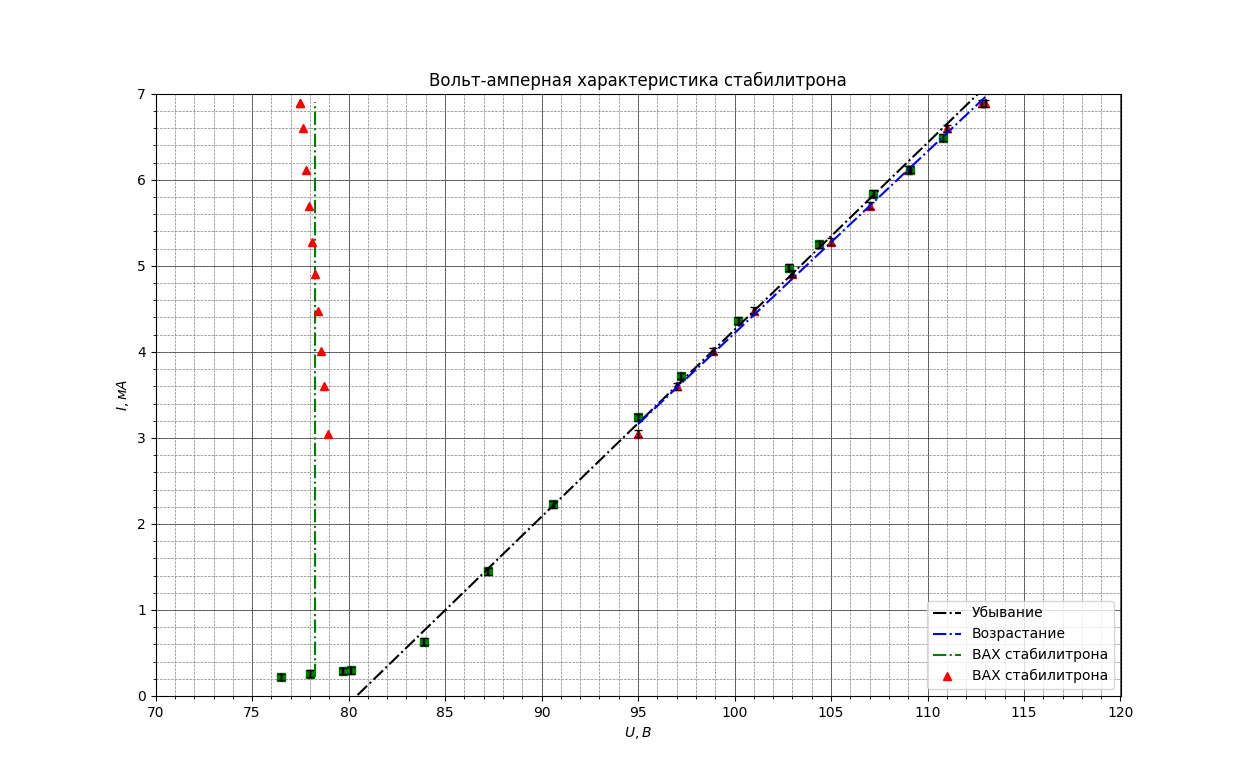

Generate this figure with Python:
import matplotlib.pyplot as plt
import numpy as np
from matplotlib.ticker import MultipleLocator
from scipy import stats

def open_file(path):
    input = open(path, 'r', encoding='utf-8')
    lines = input.readlines()
    lines_ = []
    for i in range(len(lines)):
        if lines[i] != '\n':
            lines_.append(lines[i])
    lines = lines_
    for i in range(len(lines)):
        lines[i] = [float(x) for x in lines[i].split()]
    return lines

ar = open_file("input_vach.txt")

x = [] ; xErr = []; y = []; yErr = [];


for i in range(len(ar)):
    x.append(ar[i ][0])
    xErr.append(ar[i][1])
    y.append(ar[i][2])
    yErr.append(ar[i][3])


x_icrease = x[:11]
x_icrease_err = xErr[:11]
y_icrease = y[:11]
y_icrease_err = yErr[:11]
x_decrease = x[11:]
x_decrease_err = xErr[11:]
y_decrease = y[11:]
y_decrease_err = yErr[11:]


xminorLocator = MultipleLocator(1)
yminorLocator = MultipleLocator(0.2)

xmajorLocator = MultipleLocator(5)
ymajorLocator = MultipleLocator(1)

ax = plt.subplot()


plt.plot(x_icrease, y_icrease, 'r^')
plt.plot(x_decrease, y_decrease, 'gs')
plt.grid(which='major', ls='-', lw=0.5, c='k')
plt.grid(which='minor', ls='--', lw=0.5, c='grey')
plt.errorbar(x, y, xerr=xErr, yerr=yErr, ecolor='k', capsize=3, elinewidth=1, fmt=' ')



slope, intercept, r_value, p_value, std_err = stats.linregress(x_decrease[:11], y_decrease[:11])
print("slope = ", slope, "intercept = ", intercept, '\n')

th_slope = np.linspace(78, 114, 5)

plt.plot(th_slope, th_slope*slope+intercept, 'k', ls='-.', label=u"Убывание")

slope, intercept, r_value, p_value, std_err = stats.linregress(x_icrease, y_icrease)
print("slope = ", slope, "intercept = ", intercept, '\n')
th_slope = np.linspace(95, 114, 5)
plt.plot(th_slope, th_slope*slope+intercept, 'Blue', ls='-.', label=u"Возрастание")

line = np.linspace(0.22, 6.9, 500)
plt.plot([sum((line-intercept)/slope-5.1*line-0.5)/500]*500, line, "green", ls="-.", label=u"ВАХ стабилитрона")

i_st = []
for i in range(len(y_icrease)):
    i_st.append((y_icrease[i]-intercept)/slope-5.1*y_icrease[i])

plt.plot(i_st, y_icrease, "r^", label=u"ВАХ стабилитрона")

ax.xaxis.set_minor_locator(xminorLocator)
ax.yaxis.set_minor_locator(yminorLocator)

ax.xaxis.set_major_locator(xmajorLocator)
ax.yaxis.set_major_locator(ymajorLocator)

plt.xlim(70, 120)
plt.ylim(0, 7)

plt.title(u'Вольт-амперная характеристика стабилитрона')
plt.xlabel(u'$U, В$')
plt.ylabel(u'$I, мА$')
plt.legend()

plt.show()
